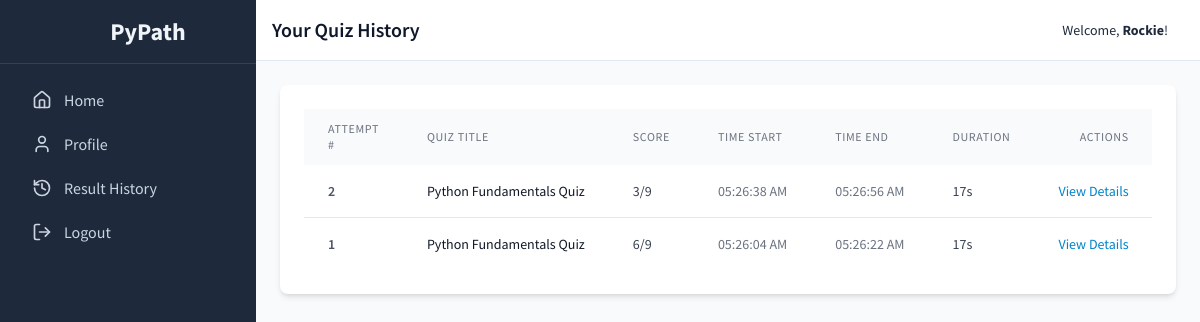
/history (signed in), run on an earlier commit of the app's database.
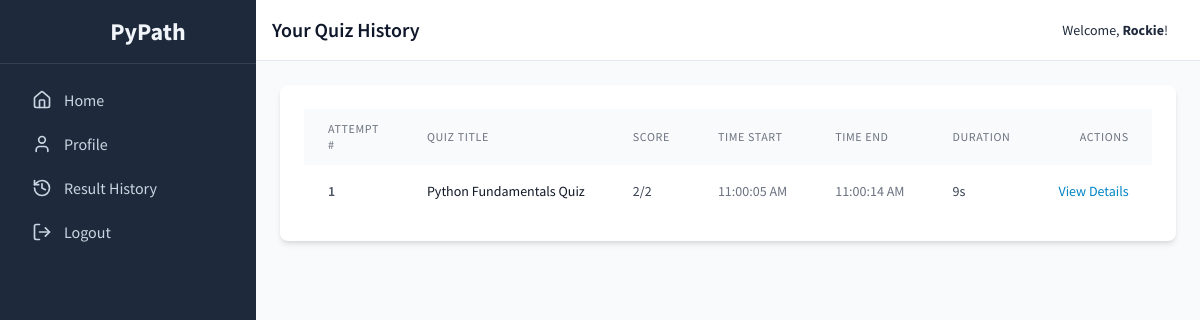
And on a later commit of the database.
### tables this page shows
CREATE TABLE results (
    id INTEGER PRIMARY KEY AUTOINCREMENT,
    user_id INTEGER NOT NULL,
    set_id INTEGER NOT NULL,
    score INTEGER NOT NULL,
    total_questions INTEGER NOT NULL,
    time_start DATETIME NOT NULL,
    timestamp DATETIME DEFAULT CURRENT_TIMESTAMP,
    FOREIGN KEY (user_id) REFERENCES users (id),
    FOREIGN KEY (set_id) REFERENCES question_sets (id)
);

CREATE TABLE question_sets (
    id INTEGER PRIMARY KEY AUTOINCREMENT,
    title TEXT NOT NULL,
    description TEXT
);

### app.py (the view)
@app.route('/history')
def student_result_history():
    if not get_user_id() or is_admin():
        return redirect(url_for('login'))
    conn = get_db_connection()
    history_raw = conn.execute('''
        SELECT qs.title, r.score, r.total_questions, r.time_start, r.timestamp as time_end, r.id as result_id,
               ROW_NUMBER() OVER(PARTITION BY r.user_id, r.set_id ORDER BY r.timestamp) as attempt_number
        FROM results r JOIN question_sets qs ON r.set_id = qs.id
        WHERE r.user_id = ? ORDER BY r.timestamp DESC
    ''', (get_user_id(),)).fetchall()
    history = []
    for row in history_raw:
        row_dict = dict(row)
        start_time = datetime.fromisoformat(row['time_start']) if isinstance(row['time_start'], str) else row['time_start']
        end_time = datetime.fromisoformat(row['time_end']) if isinstance(row['time_end'], str) else row['time_end']
        row_dict['duration'] = format_duration(start_time, end_time)
        row_dict['time_start_formatted'] = start_time.strftime('%I:%M:%S %p') if start_time else "N/A"
        row_dict['time_end_formatted'] = end_time.strftime('%I:%M:%S %p') if end_time else "N/A"
        history.append(row_dict)
    conn.close()
    return render_template('student/history.html', history=history)

### app.py (called while the page is built)
def get_db_connection():
    conn = sqlite3.connect('pypath.db', check_same_thread=False, detect_types=sqlite3.PARSE_DECLTYPES | sqlite3.PARSE_COLNAMES)
    conn.row_factory = sqlite3.Row
    return conn

def get_user_id():
    return session.get('user_id')

def is_admin():
    return session.get('is_admin', False)

def format_duration(start_time, end_time):
    if not isinstance(start_time, datetime) or not isinstance(end_time, datetime):
        return "N/A"
    duration = end_time - start_time
    total_seconds = int(duration.total_seconds())
    hours, remainder = divmod(total_seconds, 3600)
    minutes, seconds = divmod(remainder, 60)
    if hours > 0: return f"{hours}h {minutes}m {seconds}s"
    if minutes > 0: return f"{minutes}m {seconds}s"
    return f"{seconds}s"

### templates/student/history.html (shortened to what this page needs)
{% extends "layout.html" %}
{% block header %}Your Quiz History{% endblock %}
{% block content %}
<div class="bg-white p-6 rounded-lg shadow-md">
    <div class="overflow-x-auto">
        <table class="min-w-full bg-white">
            <thead class="bg-gray-50">
                <tr>
                    <th class="px-6 py-3 text-left text-xs font-medium text-gray-500 uppercase tracking-wider">Attempt #</th>
                    <th class="px-6 py-3 text-left text-xs font-medium text-gray-500 uppercase tracking-wider">Quiz Title</th>
                    <th class="px-6 py-3 text-left text-xs font-medium text-gray-500 uppercase tracking-wider">Score</th>
                    <th class="px-6 py-3 text-left text-xs font-medium text-gray-500 uppercase tracking-wider">Time Start</th>
                    <th class="px-6 py-3 text-left text-xs font-medium text-gray-500 uppercase tracking-wider">Time End</th>
                    <th class="px-6 py-3 text-left text-xs font-medium text-gray-500 uppercase tracking-wider">Duration</th>
                    <th class="px-6 py-3 text-right text-xs font-medium text-gray-500 uppercase tracking-wider">Actions</th>
                </tr>
            </thead>
            <tbody class="divide-y divide-gray-200">
                {% for row in history %}
                <tr>
                    <td class="px-6 py-4 whitespace-nowrap text-sm font-semibold text-gray-600">{{ row.attempt_number }}</td>
                    <td class="px-6 py-4 whitespace-nowrap text-sm font-medium text-gray-900">{{ row.title }}</td>
                    <td class="px-6 py-4 whitespace-nowrap text-sm text-gray-700">{{ row.score }}/{{ row.total_questions }}</td>
                    <td class="px-6 py-4 whitespace-nowrap text-sm text-gray-500">{{ row.time_start_formatted }}</td>
                    <td class="px-6 py-4 whitespace-nowrap text-sm text-gray-500">{{ row.time_end_formatted }}</td>
                    <td class="px-6 py-4 whitespace-nowrap text-sm text-gray-700">{{ row.duration }}</td>
                    <td class="px-6 py-4 whitespace-nowrap text-right text-sm font-medium">
                        <a href="{{ url_for('results', result_id=row.result_id) }}" class="text-sky-600 hover:text-sky-900">View Details</a>
                    </td>
                </tr>
                {% else %}
                <tr>
                    <td colspan="8" class="px-6 py-4 text-center text-gray-500">You have not completed any quizzes yet.</td>
                </tr>
                {% endfor %}
            </tbody>
        </table>
    </div>
</div>
{% endblock %}

What changed in the data, as far as the page shows it:
no longer on this page (row edited): results: attempt_number "2", title "Python Fundamentals Quiz", score "3", total_questions "9", time_start_formatted "05:26:38 AM", time_end_formatted "05:26:56 AM", duration "17s"
changed results "Python Fundamentals Quiz": score "6" → "2"; total_questions "9" → "2"; time_start_formatted "05:26:04 AM" → "11:00:05 AM"; time_end_formatted "05:26:22 AM" → "11:00:14 AM"; duration "17s" → "9s"
